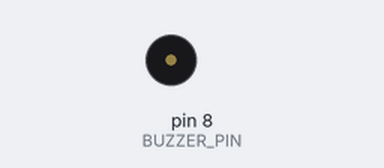
A sketch run on a simulated Arduino Uno, built with avr-gcc and run on an emulated ATmega328P. On the bench: buzzer (waves = sounding, pin HIGH).

Above: at 1.1 s.
At 3.3 s:
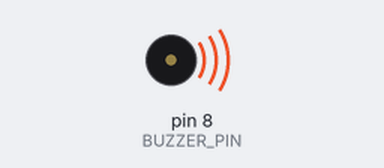
Timing chart, 0 to 3.7 s (numbered marks = the images above):
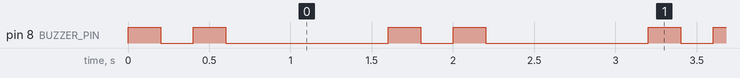

Measured:
- by itself, pin 8 (BUZZER_PIN): repeats every 1.6 s: LOW 0.20 s, HIGH 0.20 s, LOW 1.0 s, HIGH 0.20 s
- by itself, everything shown: repeats every 1.6 s, in 4 steps

The sketch:

Arduino-Buzzer.ino
```cpp
#define BUZZER_PIN 8  // Connect buzzer + to pin 8, - to GND

void setup() {
  pinMode(BUZZER_PIN, OUTPUT);
}

void loop() {
  // First beep
  digitalWrite(BUZZER_PIN, HIGH);  // Beep ON
  delay(200);
  digitalWrite(BUZZER_PIN, LOW);   // Beep OFF
  delay(200);

  // Second beep
  digitalWrite(BUZZER_PIN, HIGH);
  delay(200);
  digitalWrite(BUZZER_PIN, LOW);

  // Wait before next "beep beep"
  delay(1000);
}
```
